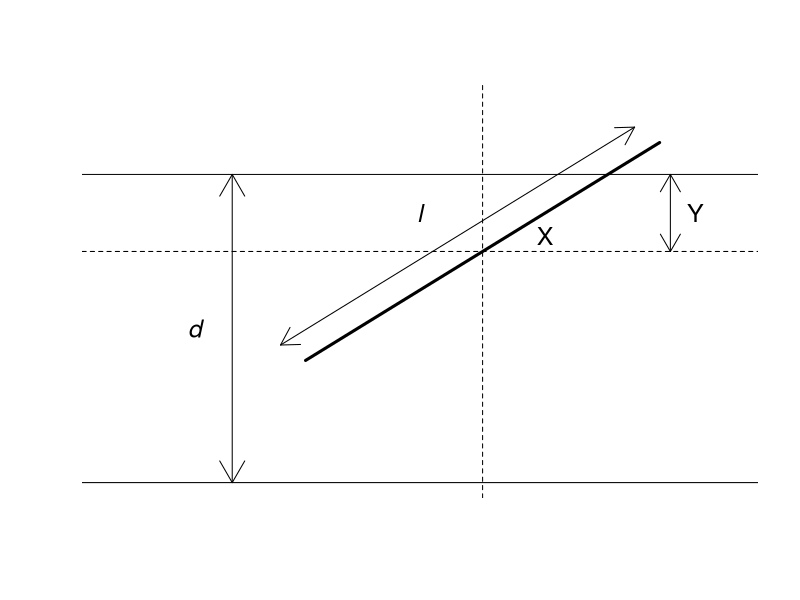

Recreate this plot in R.
plot(c(1, 6), c(1, 6), type="n", xlab="", ylab="", axes=FALSE)
abline(h=1, lty=1)
abline(h=5, lty=1)
lines(c(4-sqrt(2),4+sqrt(2)), c(4-sqrt(2),4+sqrt(2)), lwd=3)
abline(h=4, lty=2)
abline(v=4, lty=2)
arrows(5.5, 4, 5.5, 5, code=3, length=0.2)
text(5.7, 4.5, "Y", cex=1.5)
text(4.5, 4.2, "X", cex=1.5)
arrows(2, 1, 2, 5, code=3)
text(1.7, 3, "d", cex=1.5, font=3)
arrows(4-sqrt(2)-.2, 4-sqrt(2)+.2, 4+sqrt(2)-.2, 4+sqrt(2)+.2,
       code=3, length=0.2)
text(3.5, 4.5, "l", cex=1.5, font=3)
